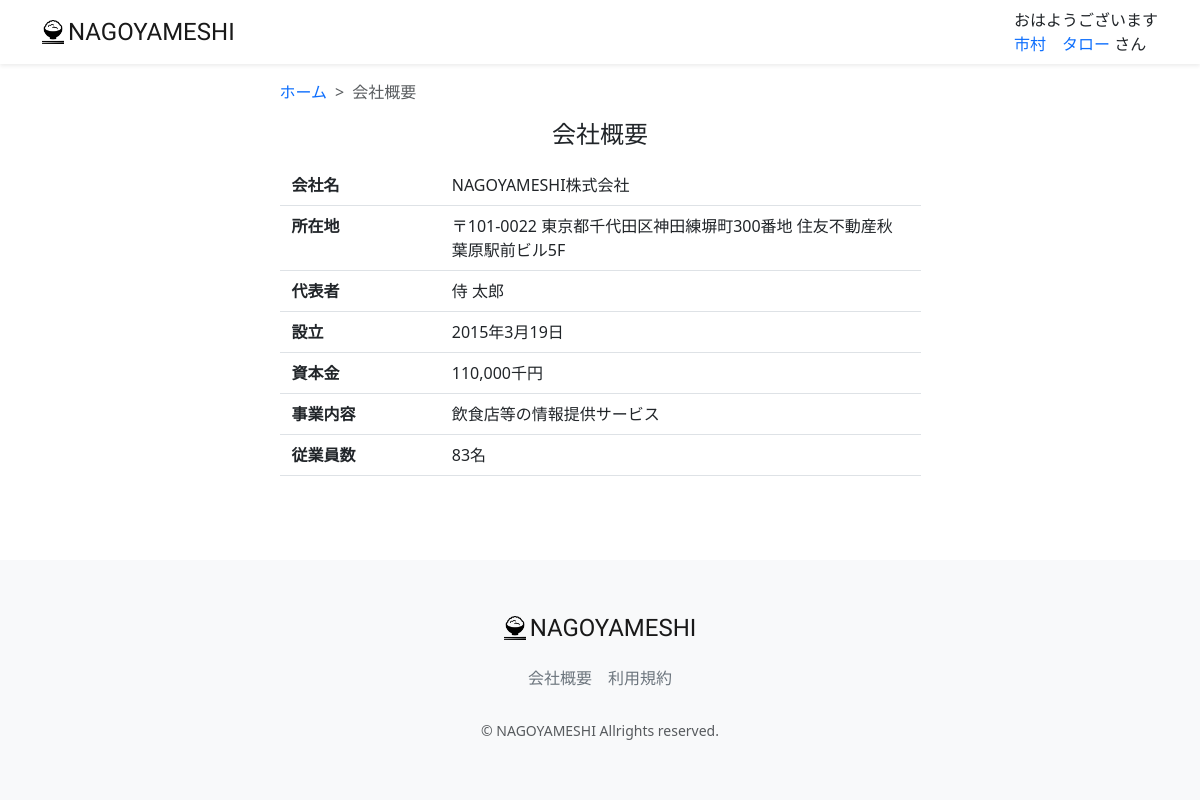
The app's page /company/ (signed in) with its own data.
### accounts/models.py (models this page shows, shortened)
class CustomUser(AbstractUser):
    GENDER_TYPES = (
        ("男性","男性"),
        ("女性","女性"),
        ("未回答","未回答"),
    )
    user_name_kanji = models.CharField("名前" ,max_length=20, blank=False, null=False)
    user_name_kana = models.CharField("ふりがな" ,max_length=50, blank=False, null=False)
    birthday = models.CharField("生年月日" , max_length=20, null=True, blank=True)
    gender = models.CharField("性別", max_length=50, choices=GENDER_TYPES, blank=True)
    job = models.ForeignKey(Job, on_delete=models.DO_NOTHING, blank=True, null=True)
    is_subscribed = models.BooleanField(default=False, verbose_name="有料会員")
    card_name = models.CharField(max_length=128, null=True, blank=True, verbose_name="カード名義")
    card_number = models.CharField(max_length=128, null=True, blank=True, verbose_name="カード番号")
    class Meta:
        verbose_name_plural = "CustomUser"

### restaurant/views.py (the view)
# urls.py: path("company/", views.CompanyView.as_view(), name="company_page"),
class CompanyView(generic.TemplateView):
    template_name = "layout/company.html"

### restaurant/templatetags/custom_tag.py (called while the page is built)
@register.filter
def honor(val):
    return 'さん'

@register.filter
def greet(val):
    greeting = 'ようこそ'
    now = datetime.datetime.now()
    if now.hour <= 8:
        greeting = 'おはようございます'
    elif now.hour <= 18:
        greeting = 'こんにちは'
    else:
        greeting = 'こんばんは'
    return f'{greeting}'

### restaurant/templates/layout/company.html (shortened to what this page needs)
{% extends 'layout/base.html' %}
{% block content %}
<main>
    <div class="container nagoyameshi-container pb-5">
        <div class="row justify-content-center">
            <div class="col-xxl-6 col-xl-7 col-lg-8 col-md-10">
                <nav class="my-3" style="--bs-breadcrumb-divider: '>';" aria-label="breadcrumb">
                    <ol class="breadcrumb mb-0">
                        <li class="breadcrumb-item">
                            <a href="{% url 'top_page'%}">ホーム</a>
                        </li>
                        <li class="breadcrumb-item active" aria-current="page">
                            会社概要
                        </li>
                    </ol>
                </nav>
                <h1 class="mb-4 text-center">会社概要</h1>
                    <div class="container mb-4">
                        <div class="row pb-2 mb-2 border-bottom">
                            <div class="col-3">
                                <span class="fw-bold">会社名</span>
                            </div>
                            <div class="col">
                                <span>NAGOYAMESHI株式会社</span>
                            </div>
                        </div>
                        <div class="row pb-2 mb-2 border-bottom">
                            <div class="col-3">
                                <span class="fw-bold">所在地</span>
                            </div>
                            <div class="col">
                                <span>〒101-0022 東京都千代田区神田練塀町300番地 住友不動産秋葉原駅前ビル5F</span>
                            </div>
                        </div>
                        <div class="row pb-2 mb-2 border-bottom">
                            <div class="col-3">
                                <span class="fw-bold">代表者</span>
                            </div>
                            <div class="col">
                                <span>侍 太郎</span>
                            </div>
                            </div>
                            <div class="row pb-2 mb-2 border-bottom">
                                <div class="col-3">
                                    <span class="fw-bold">設立</span>
                                </div>
                                <div class="col">
                                    <span>2015年3月19日</span>
                                </div>
                            </div>
                            <div class="row pb-2 mb-2 border-bottom">
                                <div class="col-3">
                                    <span class="fw-bold">資本金</span>
                            </div>
                            <div class="col">
                                <span>110,000千円</span>
                            </div>
                        </div>
                        <div class="row pb-2 mb-2 border-bottom">
                            <div class="col-3">
                                <span class="fw-bold">事業内容</span>
                            </div>
                            <div class="col">
                                <span>飲食店等の情報提供サービス</span>
                            </div>
                        </div>
                        <div class="row pb-2 mb-2 border-bottom">
                            <div class="col-3">
                                <span class="fw-bold">従業員数</span>
                            </div>
                        <div class="col">
                            <span>83名</span>
                        </div>
                    </div>
                </div>
            </div>
        </div>
    </div>
</main>
{% endblock %}

### restaurant/templates/layout/base.html (shortened to what this page needs)
{% load static %}
{% load custom_tag %}
<!DOCTYPE html>
<html lang="ja">
    <head>
        <link href="https://cdn.jsdelivr.net/npm/bootstrap@5.3.3/dist/css/bootstrap.min.css" rel="stylesheet">
        <link href="{% static 'css/nagoyameshi.css' %}" rel="stylesheet">
    </head>
    <body>
        <div id="app" class="wrapper">
            <nav class="navbar navbar-expand-md navbar-light bg-white shadow-sm">
                <div class="container nagoyameshi-container">
                    <a class="navbar-brand app-name" href="{% url 'top_page' %}">
                    <div class="d-flex align-items-center">
                        <img class="nagoyameshi-logo me-1" src="{% static 'images/logo/logo.png' %}" alt="nagoyameshi">NAGOYAMESHI
                    </div>
                    </a>
                    <div class="collapse navbar-collapse" id="navbarSupportedContent">
                        <ul class="navbar-nav ms-auto">
                            {% if user.is_subscribed %}
                            <li class="nav-item dropdown">
                                {{user.user_name_kanji|greet}}
                                <br>
                                <a id="navbarDropdown" class="nav-linkdropdown-toggle" href="#" role="button" data-bs-toggle="dropdown" aria-haspopup="true" aria-expanded="false" v-pre>
                                    {{ user.user_name_kanji}}
                                </a>
                                {{user.user_name_kanji|honor}}
                                <div class="dropdown-menu dropdown-menu-end"aria-labelledby="navbarDropdown">
                                    <a class="dropdown-item"  href="{% url 'user_detail' user.id %}">会員情報</a>
                                    <a class="dropdown-item"  href="{% url 'reservation_list' %}">予約一覧</a>
                                    <a class="dropdown-item"  href="{% url 'favorite_list' %}">お気に入り一覧</a>
                                    {% comment %} <a class="dropdown-item"href="#">お支払い方法</a>  {% endcomment %}
                                    <a class="dropdown-item"  href="{% url 'subscribe_payment' %}">お支払い方法</a>
                                    {% comment %} <a class="dropdown-item"href="#">有料プラン解約</a> {% endcomment %}
                                    <a class="dropdown-item"  href="{% url 'subscribe_cancel' %}">有料プラン解約</a>
                                    <div class="dropdown-divider"></div>
                                    <a class="dropdown-item" href="{% url 'account_logout' %}">ログアウト</a>
                                </div>
                            </li>
                            {% else %}
                                {% if user.is_authenticated %}
                                <li class="nav-item dropdown">
                                    {{user.user_name_kanji|greet}}<br>
                                    <a id="navbarDropdown" class="nav-linkdropdown-toggle" href="#" role="button" data-bs-toggle="dropdown" aria-haspopup="true" aria-expanded="false" v-pre>
                                        {{ user.user_name_kanji }}
                                    </a>
                                    {{user.user_name_kanji|honor}}
                                </li>
                                {% endif %}
                            {% endif %}
                        </ul>
                    </div>
                </div>
            </nav>
            {% block content %}{% endblock %}
            <footer class="bg-light">
                <div class="d-flex justify-content-center footer-logo">
                    <a class="navbar-brand app-name" href="{% url 'top_page' %}">
                        <div class="d-flex align-items-center">
                            <img class="nagoyameshi-logo me-1" src="{% static 'images/logo/logo.png' %}" alt="nagoyameshi">
                               NAGOYAMESHI
                        </div>
                    </a>
                </div>
                <div class="d-flex justify-content-center footer-link">
                    <a href="{% url 'company_page' %}" class="link-secondary me-3">会社概要</a>
                    <a href="{% url 'terms_page' %}" class="link-secondary">利用規約</a>
                </div>
                <p class="text-center text-muted small mb-0">&copy; NAGOYAMESHI Allrights reserved.</p>
            </footer>
        </div>
    </body>
</html>

### static/css/nagoyameshi.css (style rules this page uses)
.wrapper { min-height: 100vh; position: relative; padding-bottom: 240px; box-sizing: border-box; }
.nagoyameshi-logo { height: 24px; }
.app-name { font-family: 'Carter One', cursive; font-size: 24px; color: #191919; }
footer { width: 100%; height: 240px; position: absolute; bottom: 0; padding: 50px 15px; }
.footer-logo { margin-bottom: 20px; }
.footer-link { margin-bottom: 30px; }
h1 { font-size: 1.5rem; }
a { text-decoration: none !important; }

### records on screen
CustomUser: user_name_kanji|greet "おはようございます", user_name_kanji "市村 タロー", user_name_kanji|honor "さん"
